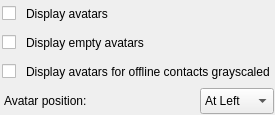
<?xml version="1.0" encoding="UTF-8"?>
<ui version="4.0">
 <class>AvatarOptionsWidget</class>
 <widget class="QWidget" name="AvatarOptionsWidget">
  <property name="geometry">
   <rect>
    <x>0</x>
    <y>0</y>
    <width>275</width>
    <height>115</height>
   </rect>
  </property>
  <property name="windowTitle">
   <string notr="true">Avatar options widget</string>
  </property>
  <layout class="QVBoxLayout" name="verticalLayout" stretch="0,0,0,0">
   <property name="spacing">
    <number>3</number>
   </property>
   <property name="leftMargin">
    <number>1</number>
   </property>
   <property name="topMargin">
    <number>1</number>
   </property>
   <property name="rightMargin">
    <number>1</number>
   </property>
   <property name="bottomMargin">
    <number>1</number>
   </property>
   <item>
    <layout class="QHBoxLayout" name="horizontalLayout">
     <property name="spacing">
      <number>10</number>
     </property>
     <property name="leftMargin">
      <number>1</number>
     </property>
     <item>
      <widget class="QCheckBox" name="cbShow">
       <property name="sizePolicy">
        <sizepolicy hsizetype="Maximum" vsizetype="Fixed">
         <horstretch>0</horstretch>
         <verstretch>0</verstretch>
        </sizepolicy>
       </property>
       <property name="text">
        <string/>
       </property>
      </widget>
     </item>
     <item>
      <widget class="QLabel" name="label_3">
       <property name="sizePolicy">
        <sizepolicy hsizetype="Expanding" vsizetype="Preferred">
         <horstretch>0</horstretch>
         <verstretch>0</verstretch>
        </sizepolicy>
       </property>
       <property name="text">
        <string>Display avatars</string>
       </property>
       <property name="wordWrap">
        <bool>true</bool>
       </property>
      </widget>
     </item>
    </layout>
   </item>
   <item>
    <layout class="QHBoxLayout" name="horizontalLayout_2">
     <property name="spacing">
      <number>10</number>
     </property>
     <property name="leftMargin">
      <number>1</number>
     </property>
     <item>
      <widget class="QCheckBox" name="cbShowEmpty">
       <property name="sizePolicy">
        <sizepolicy hsizetype="Maximum" vsizetype="Fixed">
         <horstretch>0</horstretch>
         <verstretch>0</verstretch>
        </sizepolicy>
       </property>
       <property name="text">
        <string/>
       </property>
      </widget>
     </item>
     <item>
      <widget class="QLabel" name="label_2">
       <property name="sizePolicy">
        <sizepolicy hsizetype="Expanding" vsizetype="Preferred">
         <horstretch>0</horstretch>
         <verstretch>0</verstretch>
        </sizepolicy>
       </property>
       <property name="text">
        <string>Display empty avatars</string>
       </property>
       <property name="wordWrap">
        <bool>true</bool>
       </property>
      </widget>
     </item>
    </layout>
   </item>
   <item>
    <layout class="QHBoxLayout" name="horizontalLayout_3">
     <property name="spacing">
      <number>10</number>
     </property>
     <property name="leftMargin">
      <number>1</number>
     </property>
     <item>
      <widget class="QCheckBox" name="cbGrayscaledOffline">
       <property name="sizePolicy">
        <sizepolicy hsizetype="Maximum" vsizetype="Fixed">
         <horstretch>0</horstretch>
         <verstretch>0</verstretch>
        </sizepolicy>
       </property>
       <property name="text">
        <string/>
       </property>
      </widget>
     </item>
     <item>
      <widget class="QLabel" name="label">
       <property name="sizePolicy">
        <sizepolicy hsizetype="Expanding" vsizetype="Preferred">
         <horstretch>0</horstretch>
         <verstretch>0</verstretch>
        </sizepolicy>
       </property>
       <property name="text">
        <string>Display avatars for offline contacts grayscaled</string>
       </property>
       <property name="wordWrap">
        <bool>true</bool>
       </property>
      </widget>
     </item>
    </layout>
   </item>
   <item>
    <layout class="QHBoxLayout" name="horizontalLayout_4">
     <property name="spacing">
      <number>10</number>
     </property>
     <property name="leftMargin">
      <number>3</number>
     </property>
     <item>
      <widget class="QLabel" name="lblAvatarPosition">
       <property name="sizePolicy">
        <sizepolicy hsizetype="Preferred" vsizetype="Preferred">
         <horstretch>0</horstretch>
         <verstretch>0</verstretch>
        </sizepolicy>
       </property>
       <property name="text">
        <string>Avatar position:</string>
       </property>
       <property name="wordWrap">
        <bool>true</bool>
       </property>
      </widget>
     </item>
     <item>
      <spacer name="horizontalSpacer_2">
       <property name="orientation">
        <enum>Qt::Horizontal</enum>
       </property>
       <property name="sizeHint" stdset="0">
        <size>
         <width>40</width>
         <height>10</height>
        </size>
       </property>
      </spacer>
     </item>
     <item>
      <widget class="QComboBox" name="cmbAvatarPosition">
       <property name="sizePolicy">
        <sizepolicy hsizetype="Preferred" vsizetype="Preferred">
         <horstretch>0</horstretch>
         <verstretch>0</verstretch>
        </sizepolicy>
       </property>
       <property name="currentIndex">
        <number>1</number>
       </property>
       <item>
        <property name="text">
         <string>At Right</string>
        </property>
       </item>
       <item>
        <property name="text">
         <string>At Left</string>
        </property>
       </item>
      </widget>
     </item>
    </layout>
   </item>
  </layout>
 </widget>
 <resources/>
 <connections>
  <connection>
   <sender>cbShow</sender>
   <signal>toggled(bool)</signal>
   <receiver>cbGrayscaledOffline</receiver>
   <slot>setEnabled(bool)</slot>
   <hints>
    <hint type="sourcelabel">
     <x>123</x>
     <y>11</y>
    </hint>
    <hint type="destinationlabel">
     <x>123</x>
     <y>49</y>
    </hint>
   </hints>
  </connection>
  <connection>
   <sender>cbShow</sender>
   <signal>toggled(bool)</signal>
   <receiver>cbShowEmpty</receiver>
   <slot>setEnabled(bool)</slot>
   <hints>
    <hint type="sourcelabel">
     <x>123</x>
     <y>11</y>
    </hint>
    <hint type="destinationlabel">
     <x>123</x>
     <y>30</y>
    </hint>
   </hints>
  </connection>
  <connection>
   <sender>cbShow</sender>
   <signal>toggled(bool)</signal>
   <receiver>cmbAvatarPosition</receiver>
   <slot>setEnabled(bool)</slot>
   <hints>
    <hint type="sourcelabel">
     <x>123</x>
     <y>11</y>
    </hint>
    <hint type="destinationlabel">
     <x>207</x>
     <y>69</y>
    </hint>
   </hints>
  </connection>
 </connections>
 <slots>
  <slot>onCheckBoxToggled(bool)</slot>
  <slot>onComboBoxIndexChanged(int)</slot>
 </slots>
</ui>
